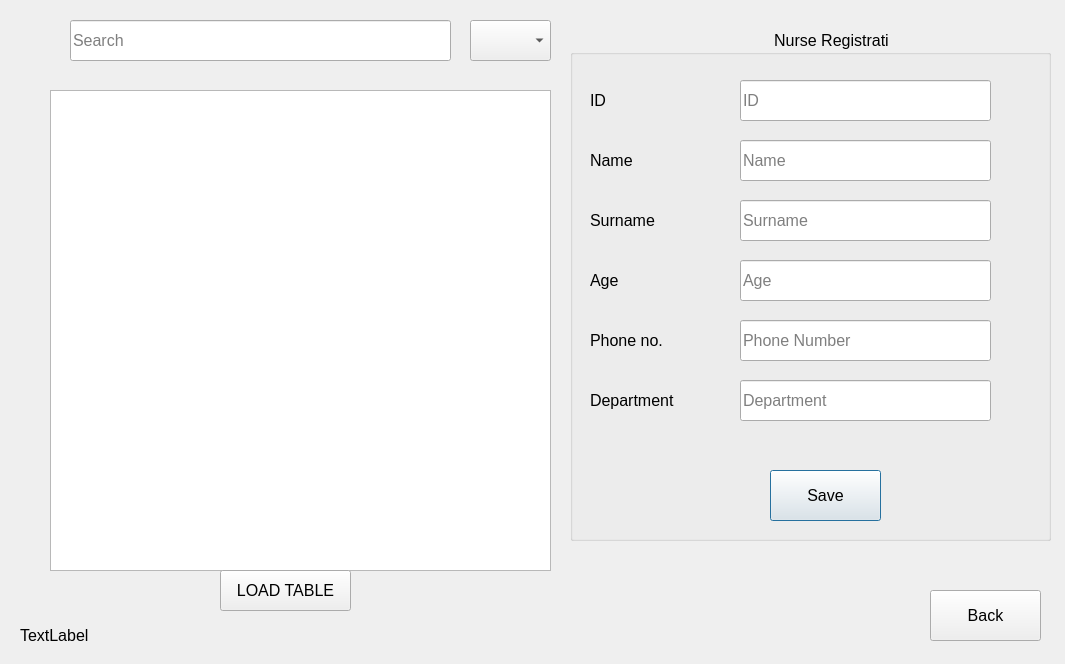
<?xml version="1.0" encoding="UTF-8"?>
<ui version="4.0">
 <class>NurseInfo</class>
 <widget class="QDialog" name="NurseInfo">
  <property name="geometry">
   <rect>
    <x>0</x>
    <y>0</y>
    <width>1065</width>
    <height>664</height>
   </rect>
  </property>
  <property name="windowTitle">
   <string>Nurse Info</string>
  </property>
  <widget class="QGroupBox" name="groupBox">
   <property name="geometry">
    <rect>
     <x>570</x>
     <y>30</y>
     <width>481</width>
     <height>511</height>
    </rect>
   </property>
   <property name="font">
    <font>
     <pointsize>12</pointsize>
    </font>
   </property>
   <property name="title">
    <string>                                              Nurse Registration</string>
   </property>
   <widget class="QLabel" name="label_6">
    <property name="geometry">
     <rect>
      <x>20</x>
      <y>50</y>
      <width>51</width>
      <height>41</height>
     </rect>
    </property>
    <property name="text">
     <string>ID</string>
    </property>
   </widget>
   <widget class="QLineEdit" name="txt_id">
    <property name="geometry">
     <rect>
      <x>170</x>
      <y>50</y>
      <width>251</width>
      <height>41</height>
     </rect>
    </property>
    <property name="placeholderText">
     <string>ID</string>
    </property>
   </widget>
   <widget class="QLabel" name="label_7">
    <property name="geometry">
     <rect>
      <x>20</x>
      <y>110</y>
      <width>61</width>
      <height>41</height>
     </rect>
    </property>
    <property name="text">
     <string>Name</string>
    </property>
   </widget>
   <widget class="QLineEdit" name="txt_name">
    <property name="geometry">
     <rect>
      <x>170</x>
      <y>110</y>
      <width>251</width>
      <height>41</height>
     </rect>
    </property>
    <property name="placeholderText">
     <string>Name</string>
    </property>
   </widget>
   <widget class="QLabel" name="label_8">
    <property name="geometry">
     <rect>
      <x>20</x>
      <y>170</y>
      <width>91</width>
      <height>41</height>
     </rect>
    </property>
    <property name="text">
     <string>Surname</string>
    </property>
   </widget>
   <widget class="QLineEdit" name="txt_surname">
    <property name="geometry">
     <rect>
      <x>170</x>
      <y>170</y>
      <width>251</width>
      <height>41</height>
     </rect>
    </property>
    <property name="placeholderText">
     <string>Surname</string>
    </property>
   </widget>
   <widget class="QLabel" name="label_9">
    <property name="geometry">
     <rect>
      <x>20</x>
      <y>230</y>
      <width>61</width>
      <height>41</height>
     </rect>
    </property>
    <property name="text">
     <string>Age</string>
    </property>
   </widget>
   <widget class="QLineEdit" name="txt_age">
    <property name="geometry">
     <rect>
      <x>170</x>
      <y>230</y>
      <width>251</width>
      <height>41</height>
     </rect>
    </property>
    <property name="placeholderText">
     <string>Age</string>
    </property>
   </widget>
   <widget class="QLabel" name="label_10">
    <property name="geometry">
     <rect>
      <x>20</x>
      <y>290</y>
      <width>101</width>
      <height>41</height>
     </rect>
    </property>
    <property name="text">
     <string>Phone no.</string>
    </property>
   </widget>
   <widget class="QLineEdit" name="txt_phone">
    <property name="geometry">
     <rect>
      <x>170</x>
      <y>290</y>
      <width>251</width>
      <height>41</height>
     </rect>
    </property>
    <property name="placeholderText">
     <string>Phone Number</string>
    </property>
   </widget>
   <widget class="QPushButton" name="pushButton">
    <property name="geometry">
     <rect>
      <x>200</x>
      <y>440</y>
      <width>111</width>
      <height>51</height>
     </rect>
    </property>
    <property name="text">
     <string>Save</string>
    </property>
   </widget>
   <widget class="QLabel" name="label">
    <property name="geometry">
     <rect>
      <x>20</x>
      <y>350</y>
      <width>131</width>
      <height>41</height>
     </rect>
    </property>
    <property name="text">
     <string>Department</string>
    </property>
   </widget>
   <widget class="QLineEdit" name="txt_department">
    <property name="geometry">
     <rect>
      <x>170</x>
      <y>350</y>
      <width>251</width>
      <height>41</height>
     </rect>
    </property>
    <property name="placeholderText">
     <string>Department</string>
    </property>
   </widget>
  </widget>
  <widget class="QPushButton" name="pushButton_2">
   <property name="geometry">
    <rect>
     <x>930</x>
     <y>590</y>
     <width>111</width>
     <height>51</height>
    </rect>
   </property>
   <property name="font">
    <font>
     <pointsize>12</pointsize>
    </font>
   </property>
   <property name="text">
    <string>Back</string>
   </property>
  </widget>
  <widget class="QLabel" name="label_sec_status">
   <property name="geometry">
    <rect>
     <x>20</x>
     <y>620</y>
     <width>251</width>
     <height>31</height>
    </rect>
   </property>
   <property name="font">
    <font>
     <pointsize>12</pointsize>
    </font>
   </property>
   <property name="text">
    <string>TextLabel</string>
   </property>
  </widget>
  <widget class="QTableView" name="tableView">
   <property name="geometry">
    <rect>
     <x>50</x>
     <y>90</y>
     <width>501</width>
     <height>481</height>
    </rect>
   </property>
   <property name="font">
    <font>
     <pointsize>12</pointsize>
    </font>
   </property>
  </widget>
  <widget class="QPushButton" name="pushButton_3">
   <property name="geometry">
    <rect>
     <x>220</x>
     <y>570</y>
     <width>131</width>
     <height>41</height>
    </rect>
   </property>
   <property name="font">
    <font>
     <pointsize>12</pointsize>
    </font>
   </property>
   <property name="text">
    <string>LOAD TABLE</string>
   </property>
  </widget>
  <widget class="QComboBox" name="cbColumnas">
   <property name="geometry">
    <rect>
     <x>470</x>
     <y>20</y>
     <width>81</width>
     <height>41</height>
    </rect>
   </property>
   <property name="font">
    <font>
     <pointsize>12</pointsize>
    </font>
   </property>
  </widget>
  <widget class="QLineEdit" name="lineEdit">
   <property name="geometry">
    <rect>
     <x>70</x>
     <y>20</y>
     <width>381</width>
     <height>41</height>
    </rect>
   </property>
   <property name="font">
    <font>
     <pointsize>12</pointsize>
    </font>
   </property>
   <property name="placeholderText">
    <string>Search</string>
   </property>
  </widget>
 </widget>
 <resources/>
 <connections/>
</ui>
